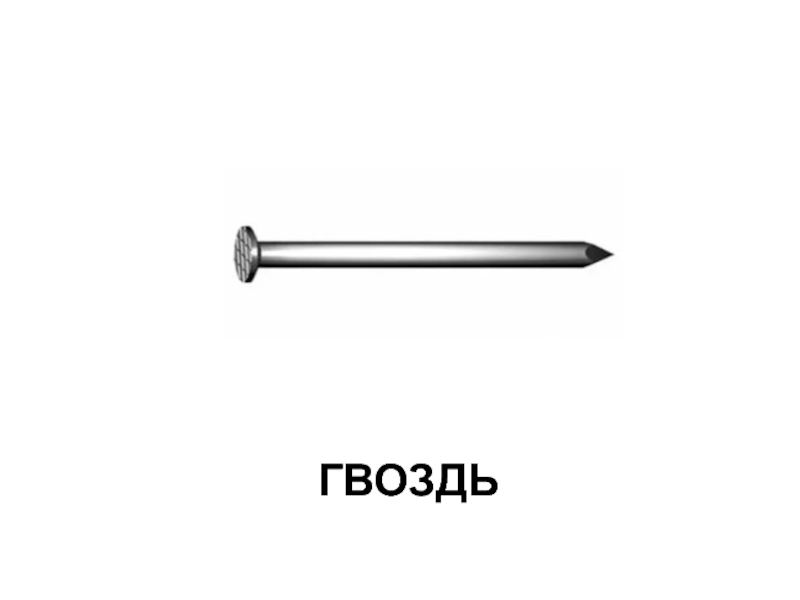
#> input picture pythonProject3/gvozd.jpg, 800 x 600 px
$ python main.py
#> lines starting #> are read from the running program, lines starting #| are printed output that depends on the picture
def q1():
    from PIL import Image

    pic = "gvozd.jpg"
    with Image.open(pic) as img:
        img.load()
    img.show()
    w, h = img.size
    f = img.format
    m = img.mode

    print("ширина: ", w)
    print("высота:  ", h)
    print("формат: ", f)
    print("цвет модель:", m)

def q2():
    from PIL import Image
    file = "gvozd.jpg"
    with Image.open(file) as img:
#> img is the input picture: PIL image 800x600 RGB; min 0, max 255, mean 250.9
            img.load()

    new_img = img.resize((img.width // 3, img.height // 3))
    new_img.save("newgvozd.jpg")

    c1_img = img.transpose(Image.FLIP_TOP_BOTTOM)
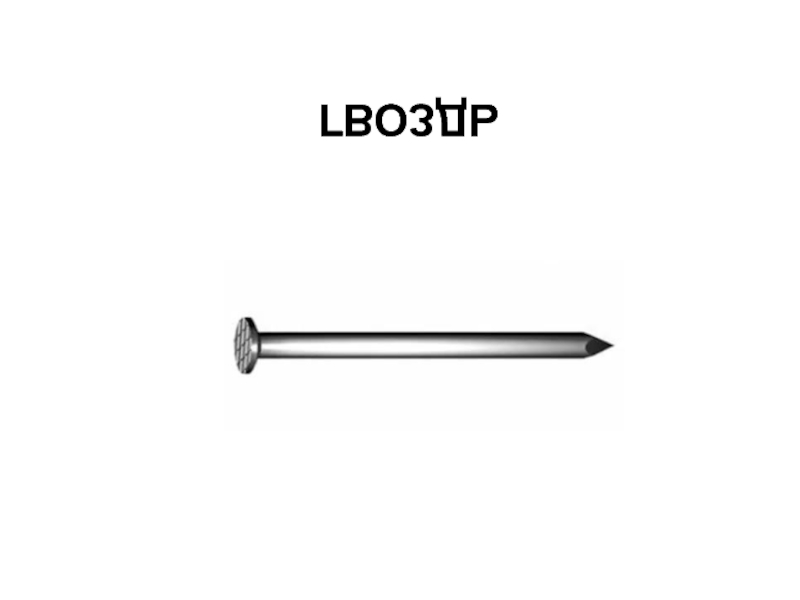
#> c1_img: PIL image 800x600 RGB; min 0, max 255, mean 250.9
    c1_img.save("top.jpg")
    c2_img = img.transpose(Image.FLIP_LEFT_RIGHT)
    c2_img.save("netop.jpg")

    new_img.show()
    c1_img.show()
    c2_img.show()

q2()
